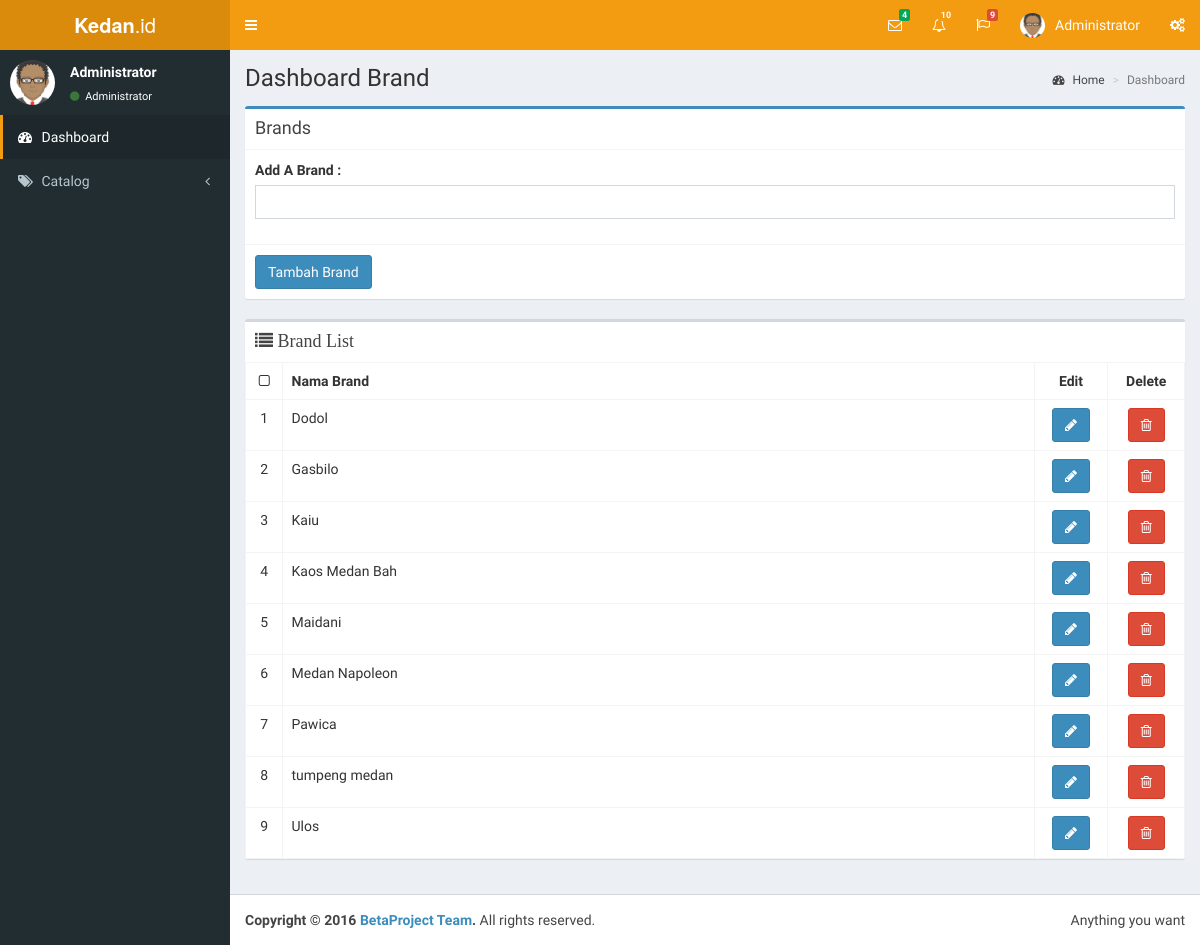
Page /admin/brand.php on the earlier database version.
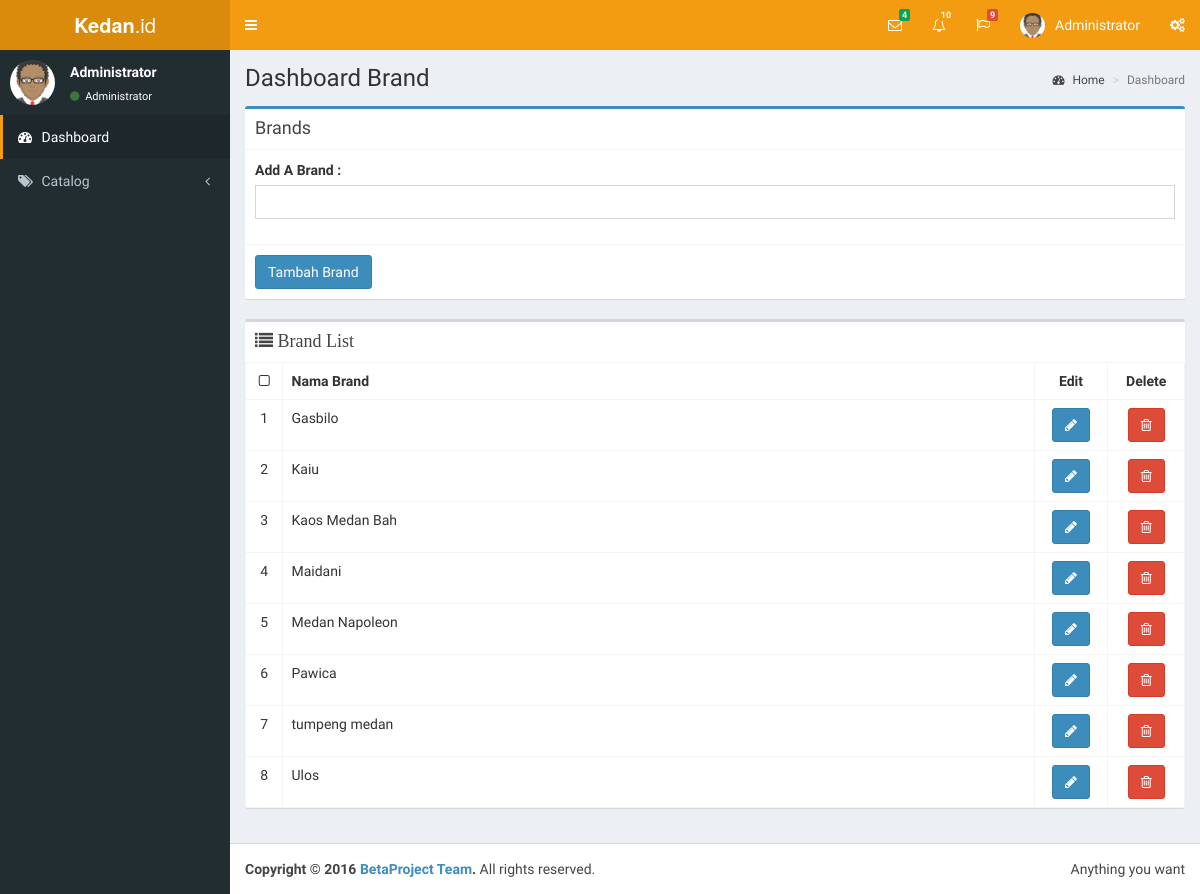
Same page on the later database version.
### tables this page shows
CREATE TABLE `brand` (
  `id_brand` int(11) NOT NULL,
  `brand` varchar(255) NOT NULL,
  `img_brand` varchar(255) NOT NULL
);

### admin/brand.php (the view, shortened to what this page needs)
<?php
require_once '../includes/koneksi.php';
include 'includes/head.php';
include 'includes/header.php';
include 'includes/nav.php';
$sql = "SELECT * FROM brand ORDER BY brand";
$result = $db->query($sql);
?>
<div class="content-wrapper">
	<section class="content-header">
		<h1>
		Dashboard Brand
		</h1>
		<ol class="breadcrumb">
			<li><a href="#"><i class="fa fa-dashboard"></i> Home</a></li>
			<li class="active">Dashboard</li>
		</ol>
	</section>
	<section class="content">
		<div class="box box-primary">
			<div class="box-header with-border">
				<h3 class="box-title">Brands</h3>
			</div>
			<form action="brand.php<?=((isset($_GET['edit']))?'?edit='.$edit_id:'');?>" method="post">
				<div class="box-body">
					<?php
					$brand_value = '';
					?>
					<div class="form-group">
						<label for="brand"><?=((isset($_GET['edit']))?'Edit':'Add A'); ?>  Brand :</label>
						<input type="text"  name="brand" id="brand" class="form-control" value="<?=$brand_value; ?>">
					</div>
				</div>
				<div class="box-footer">
					<input type="submit" name="add_submit" value="<?=((isset($_GET['edit']))?'Ubah':'Tambah') ;?> Brand" class="btn btn-primary">
				</div>
			</form>
		</div>
		<div class="row">
			<div class="col-xs-12">
				<div class="box">
					<div class="box-header">
						<h2 class="box-title"><i class="fa fa-list">  Brand List</i></h2>
					</div>
					<div class="box-body table-responsive no-padding">
						<table class="table table-hover table-bordered table-auto">
							<tr>
								<th class="text-center"><i class="fa fa-square-o"></i></th>
								<th style="width: 80%;">Nama Brand </th>
								<th class="text-center">Edit</th>
								<th class="text-center">Delete</th>
							</tr>
							<?php $no=1; while($brand = mysqli_fetch_assoc($result)) : ?>
							<tr>
								<td class="text-center"><?= $no; $no++;?></td>
								<td><?php echo $brand['brand']; ?></td>
								<td class="text-center"><a href="brand.php?edit=<?=$brand['id_brand']; ?>" class="btn tbn-xs btn-primary"><i class="fa fa-pencil"></i></a></td>
								<td class="text-center"><a href="brand.php?delete=<?=$brand['id_brand']; ?>" class="btn tbn-xs btn-danger"><i class="fa fa-trash-o"></i></a></td>
							</tr>
							<?php endwhile; ?>
						</table>
					</div>
				</div>
			</div>
		</div>
	</section>
</div>
<?php
include 'includes/footer.php';
?>

Differences in the rows shown:
removed brand: brand "Dodol"
